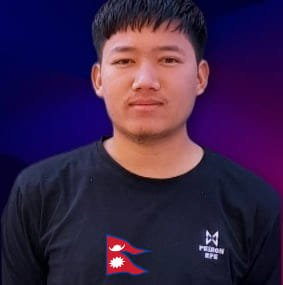
#> input picture basics_part/img/khabin.jpg, 283 x 285 px
$ python main.py
#> lines starting #> are read from the running program, lines starting #| are printed output that depends on the picture
import cv2
import warnings

# Ignore warnings for simplicity
warnings.filterwarnings('ignore')

# Read the image
image_path = './img/khabin.jpg'
image = cv2.imread(image_path)
#> image is the input picture: shape (285, 283, 3); mean B, G, R 71.3, 34.9, 56.9

# Display the original image
cv2.imshow('Original Image', image)
cv2.waitKey(0)

# Get the size of the image
image_size = image.shape
#> image_size = (285, 283, 3)
print(f'The size of the image: {image_size}')
#| The size of the image: (285, 283, 3)
print(f'The height of the image: {image_size[0]}')
#| The height of the image: 285
print(f'The width of the image: {image_size[1]}')
#| The width of the image: 283

# Crop a region of interest (ROI) from the image
x, y, w, h = 100, 50, 200, 150
cropped_image = image[y:y+h, x:x+w]
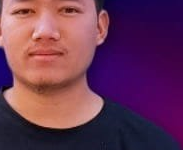
#> cropped_image: shape (150, 183, 3); mean B, G, R 84.6, 55.3, 105.1
cv2.imshow('Original Image', image)
cv2.imshow('Cropped Image', cropped_image)
cv2.waitKey(0)

# Convert the image to grayscale
gray_img = cv2.cvtColor(image, cv2.COLOR_BGR2GRAY)
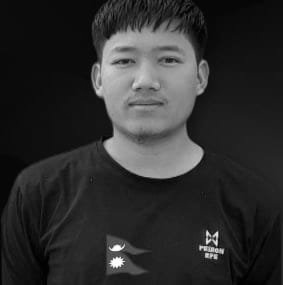
#> gray_img: shape (285, 283); min 0, max 254, mean 45.6
cv2.imshow('Grayscale Image', gray_img)
cv2.waitKey(0)

# Apply Gaussian Blur to the image
blur = cv2.GaussianBlur(image, (7, 7), cv2.BORDER_DEFAULT)
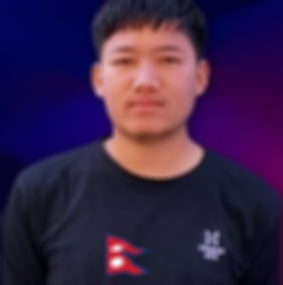
#> blur: shape (285, 283, 3); mean B, G, R 71.3, 34.9, 56.9
cv2.imshow('Blurred Image', blur)
cv2.waitKey(0)

# Apply Canny edge detection
canny = cv2.Canny(image, 125, 175)
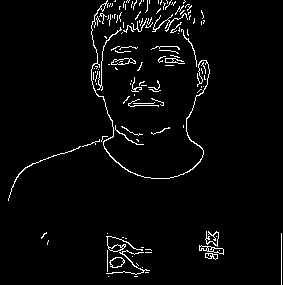
#> canny: shape (285, 283); 3.3% white in thin lines or dots
cv2.imshow('Canny Edge Detection', canny)
cv2.waitKey(0)

# Resize the image
width, height = int(image_size[1] * 1.5), image_size[0]
#> width = 424; height = 285
size = (width, height)
#> size = (424, 285)
resized = cv2.resize(image, size, interpolation=cv2.INTER_AREA)
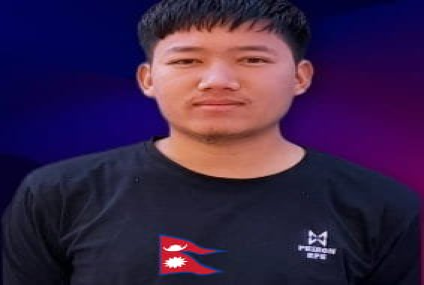
#> resized: shape (285, 424, 3); mean B, G, R 71.3, 34.9, 56.9
cv2.imshow('Resized Image', resized)
cv2.waitKey(0)

# Close all windows
cv2.destroyAllWindows()
